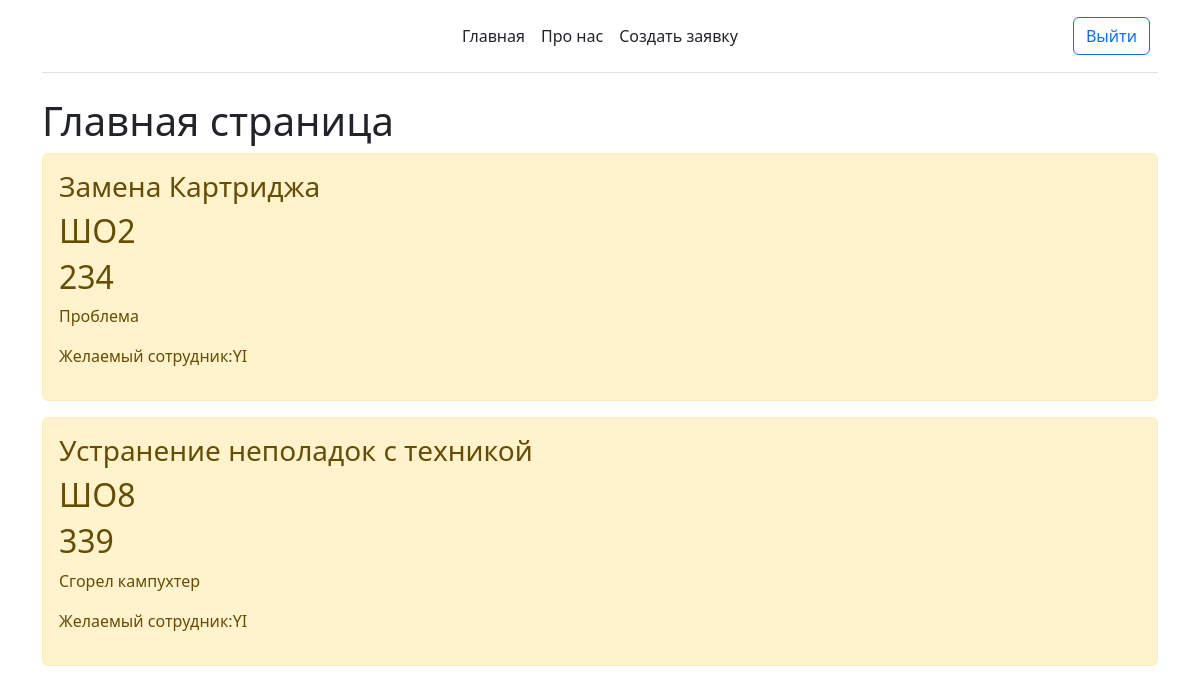
Page / (signed in) on the earlier database version.
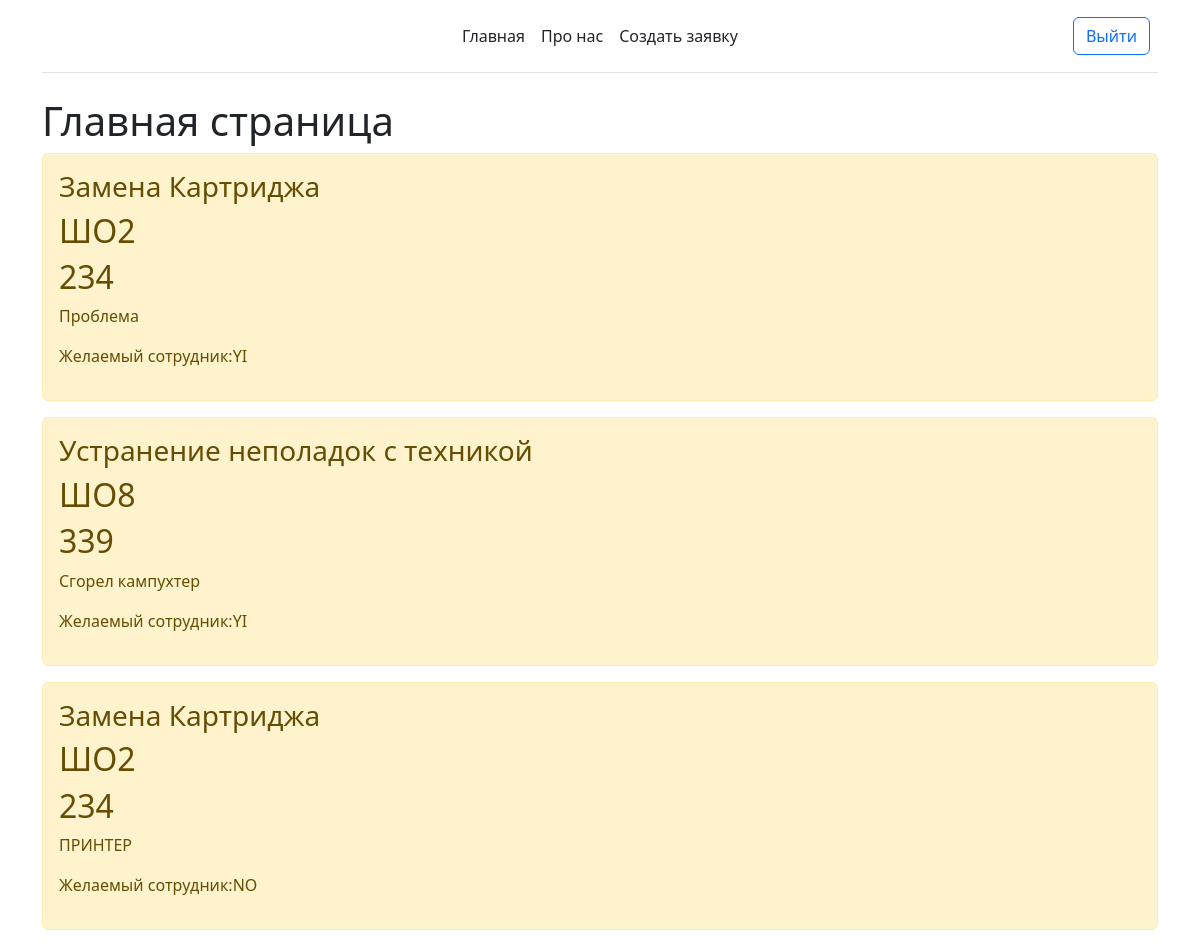
Same page on the later database version.
### main/models.py (models this page shows, shortened)
class Task(models.Model):
    kat = models.ForeignKey('Kategoria', on_delete=models.PROTECT)
    ADRESS = (
        ('ШО1', 'ШО1'),
        ('ШО2', 'ШО2'),
        ('ШО8', 'ШО8'),
        ('ШО16', 'ШО16'),
    )
    blank_choice = (('', 'Выберите корпус'),)
    adress = models.CharField('Корпус',max_length=4,choices=blank_choice + ADRESS)
    kabinet = models.IntegerField('Введите кабинет')
    task = models.TextField('Описание')
    SOTRUDNIK = (
        ('AA', 'Артем Андреевич'),
        ('YI', 'Ярослав Игоревич'),
        ('SV', 'Сергей Викторович'),
        ('NO', 'Никита Олегович'),
    )
    sotrudnik_choice = (('', 'Выберите сотрудника'),)
    sotrudnik = models.CharField('Сотрудник',max_length=2,choices=sotrudnik_choice + SOTRUDNIK)
    class Meta:
        verbose_name = 'Заявка'
        verbose_name_plural = 'Заявки'

class Kategoria(models.Model):
    kategoria = models.CharField('Категория',max_length=50,choices=settings.KATEGORIA, db_index=True)
    def __str__(self):
        return self.kategoria
    class Meta:
        verbose_name = 'Категория'
        verbose_name_plural = 'Категории'

### main/views.py (the view)
# urls.py: path('', views.index, name='home'),
def index(request):
    tasks = Task.objects.all()
    return render (request, 'main/index.html', {'title': 'Главная страница сайта', 'tasks': tasks})

### main/templates/main/index.html (shortened to what this page needs)
{% extends 'main/base.html' %}
{% block content %}
    <h1>Главная страница</h1>
{% if request.user.is_authenticated %}
    {% if tasks %}
        {% for element in tasks %}
        <div class="alert alert-warning mt-2">
            <h3>{{ element.kat }}</h3>
            <h2>{{element.adress}}</h2>
            <h2>{{element.kabinet}}</h2>
            <p>{{element.task}}</p>
            <p>Желаемый сотрудник:{{element.sotrudnik}}</p>
        </div>
        {% endfor %}
    {% else %}
        <p>У нас нет заявок!</p>
    {% endif %}
{% else %}
<p>Приветсвуем вас, на портале технической поддержки!</p>
<p>Вы не вошли в систему!</p>
{% endif %}
{% endblock %}

Differences in the rows shown:
added Task: kat "Замена Картриджа", adress "ШО2", kabinet "234", task "ПРИНТЕР", sotrudnik "NO"
